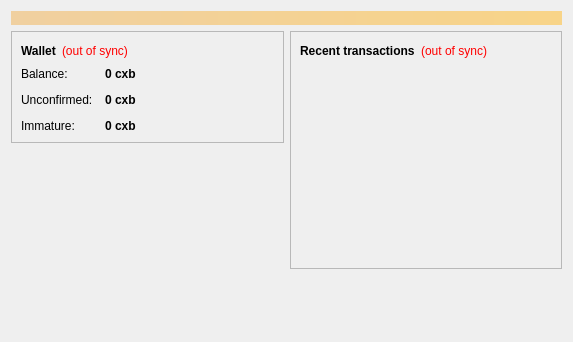
<?xml version="1.0" encoding="UTF-8"?>
<ui version="4.0">
 <class>OverviewPage</class>
 <widget class="QWidget" name="OverviewPage">
  <property name="geometry">
   <rect>
    <x>0</x>
    <y>0</y>
    <width>573</width>
    <height>342</height>
   </rect>
  </property>
  <property name="windowTitle">
   <string>Form</string>
  </property>
  <layout class="QVBoxLayout" name="topLayout">
   <item>
    <widget class="QLabel" name="labelAlerts">
     <property name="visible">
      <bool>false</bool>
     </property>
     <property name="styleSheet">
      <string notr="true">background-color: qlineargradient(x1: 0, y1: 0, x2: 1, y2: 0, stop:0 #F0D0A0, stop:1 #F8D488); color:#000000;</string>
     </property>
     <property name="wordWrap">
      <bool>true</bool>
     </property>
     <property name="margin">
      <number>3</number>
     </property>
    </widget>
   </item>
   <item>
    <layout class="QHBoxLayout" name="horizontalLayout" stretch="1,1">
     <item>
      <layout class="QVBoxLayout" name="verticalLayout_2">
       <item>
        <widget class="QFrame" name="frame">
         <property name="frameShape">
          <enum>QFrame::StyledPanel</enum>
         </property>
         <property name="frameShadow">
          <enum>QFrame::Raised</enum>
         </property>
         <layout class="QVBoxLayout" name="verticalLayout_4">
          <item>
           <layout class="QHBoxLayout" name="horizontalLayout_4">
            <item>
             <widget class="QLabel" name="label_5">
              <property name="font">
               <font>
                <weight>75</weight>
                <bold>true</bold>
               </font>
              </property>
              <property name="text">
               <string>Wallet</string>
              </property>
             </widget>
            </item>
            <item>
             <widget class="QLabel" name="labelWalletStatus">
              <property name="toolTip">
               <string>The displayed information may be out of date. Your wallet automatically synchronizes with the cruxby network after a connection is established, but this process has not completed yet.</string>
              </property>
              <property name="styleSheet">
               <string notr="true">QLabel { color: red; }</string>
              </property>
              <property name="text">
               <string notr="true">(out of sync)</string>
              </property>
              <property name="alignment">
               <set>Qt::AlignLeading|Qt::AlignLeft|Qt::AlignVCenter</set>
              </property>
             </widget>
            </item>
            <item>
             <spacer name="horizontalSpacer_2">
              <property name="orientation">
               <enum>Qt::Horizontal</enum>
              </property>
              <property name="sizeHint" stdset="0">
               <size>
                <width>40</width>
                <height>20</height>
               </size>
              </property>
             </spacer>
            </item>
           </layout>
          </item>
          <item>
           <layout class="QFormLayout" name="formLayout_2">
            <property name="fieldGrowthPolicy">
             <enum>QFormLayout::AllNonFixedFieldsGrow</enum>
            </property>
            <property name="horizontalSpacing">
             <number>12</number>
            </property>
            <property name="verticalSpacing">
             <number>12</number>
            </property>
            <item row="0" column="0">
             <widget class="QLabel" name="label">
              <property name="text">
               <string>Balance:</string>
              </property>
             </widget>
            </item>
            <item row="0" column="1">
             <widget class="QLabel" name="labelBalance">
              <property name="font">
               <font>
                <weight>75</weight>
                <bold>true</bold>
               </font>
              </property>
              <property name="cursor">
               <cursorShape>IBeamCursor</cursorShape>
              </property>
              <property name="toolTip">
               <string>Your current balance</string>
              </property>
              <property name="text">
               <string notr="true">0 cxb</string>
              </property>
              <property name="textInteractionFlags">
               <set>Qt::LinksAccessibleByMouse|Qt::TextSelectableByKeyboard|Qt::TextSelectableByMouse</set>
              </property>
             </widget>
            </item>
            <item row="1" column="0">
             <widget class="QLabel" name="label_3">
              <property name="text">
               <string>Unconfirmed:</string>
              </property>
             </widget>
            </item>
            <item row="1" column="1">
             <widget class="QLabel" name="labelUnconfirmed">
              <property name="font">
               <font>
                <weight>75</weight>
                <bold>true</bold>
               </font>
              </property>
              <property name="cursor">
               <cursorShape>IBeamCursor</cursorShape>
              </property>
              <property name="toolTip">
               <string>Total of transactions that have yet to be confirmed, and do not yet count toward the current balance</string>
              </property>
              <property name="text">
               <string notr="true">0 cxb</string>
              </property>
              <property name="textInteractionFlags">
               <set>Qt::LinksAccessibleByMouse|Qt::TextSelectableByKeyboard|Qt::TextSelectableByMouse</set>
              </property>
             </widget>
            </item>
            <item row="2" column="0">
             <widget class="QLabel" name="labelImmatureText">
              <property name="text">
               <string>Immature:</string>
              </property>
             </widget>
            </item>
            <item row="2" column="1">
             <widget class="QLabel" name="labelImmature">
              <property name="font">
               <font>
                <weight>75</weight>
                <bold>true</bold>
               </font>
              </property>
              <property name="toolTip">
               <string>Mined balance that has not yet matured</string>
              </property>
              <property name="text">
               <string notr="true">0 cxb</string>
              </property>
              <property name="textInteractionFlags">
               <set>Qt::LinksAccessibleByMouse|Qt::TextSelectableByKeyboard|Qt::TextSelectableByMouse</set>
              </property>
             </widget>
            </item>
           </layout>
          </item>
         </layout>
        </widget>
       </item>
       <item>
        <spacer name="verticalSpacer">
         <property name="orientation">
          <enum>Qt::Vertical</enum>
         </property>
         <property name="sizeHint" stdset="0">
          <size>
           <width>20</width>
           <height>40</height>
          </size>
         </property>
        </spacer>
       </item>
      </layout>
     </item>
     <item>
      <layout class="QVBoxLayout" name="verticalLayout_3">
       <item>
        <widget class="QFrame" name="frame_2">
         <property name="frameShape">
          <enum>QFrame::StyledPanel</enum>
         </property>
         <property name="frameShadow">
          <enum>QFrame::Raised</enum>
         </property>
         <layout class="QVBoxLayout" name="verticalLayout">
          <item>
           <layout class="QHBoxLayout" name="horizontalLayout_2">
            <item>
             <widget class="QLabel" name="label_4">
              <property name="text">
               <string>&lt;b&gt;Recent transactions&lt;/b&gt;</string>
              </property>
             </widget>
            </item>
            <item>
             <widget class="QLabel" name="labelTransactionsStatus">
              <property name="toolTip">
               <string>The displayed information may be out of date. Your wallet automatically synchronizes with the cruxby network after a connection is established, but this process has not completed yet.</string>
              </property>
              <property name="styleSheet">
               <string notr="true">QLabel { color: red; }</string>
              </property>
              <property name="text">
               <string notr="true">(out of sync)</string>
              </property>
              <property name="alignment">
               <set>Qt::AlignRight|Qt::AlignTrailing|Qt::AlignVCenter</set>
              </property>
             </widget>
            </item>
            <item>
             <spacer name="horizontalSpacer">
              <property name="orientation">
               <enum>Qt::Horizontal</enum>
              </property>
              <property name="sizeHint" stdset="0">
               <size>
                <width>40</width>
                <height>20</height>
               </size>
              </property>
             </spacer>
            </item>
           </layout>
          </item>
          <item>
           <widget class="QListView" name="listTransactions">
            <property name="styleSheet">
             <string notr="true">QListView { background: transparent; }</string>
            </property>
            <property name="frameShape">
             <enum>QFrame::NoFrame</enum>
            </property>
            <property name="verticalScrollBarPolicy">
             <enum>Qt::ScrollBarAlwaysOff</enum>
            </property>
            <property name="horizontalScrollBarPolicy">
             <enum>Qt::ScrollBarAlwaysOff</enum>
            </property>
            <property name="selectionMode">
             <enum>QAbstractItemView::NoSelection</enum>
            </property>
           </widget>
          </item>
         </layout>
        </widget>
       </item>
       <item>
        <spacer name="verticalSpacer_2">
         <property name="orientation">
          <enum>Qt::Vertical</enum>
         </property>
         <property name="sizeHint" stdset="0">
          <size>
           <width>20</width>
           <height>40</height>
          </size>
         </property>
        </spacer>
       </item>
      </layout>
     </item>
    </layout>
   </item>
  </layout>
 </widget>
 <resources/>
 <connections/>
</ui>
